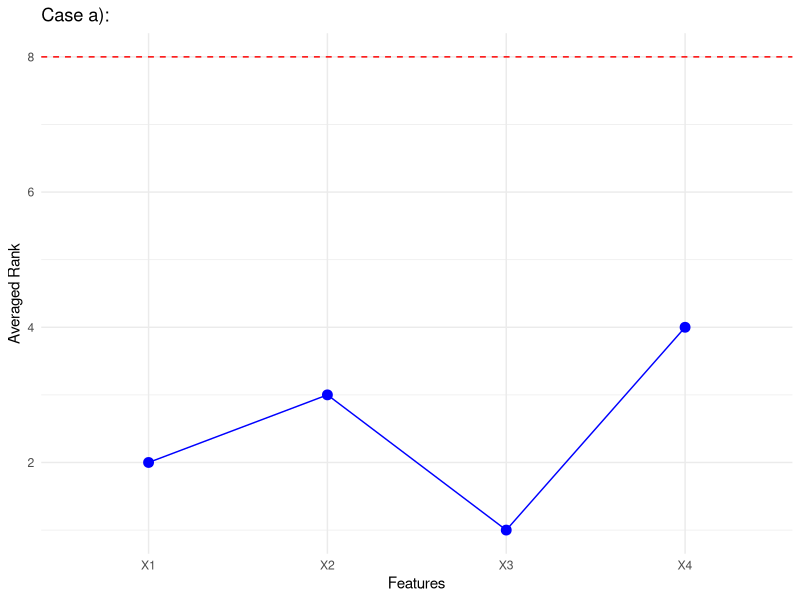
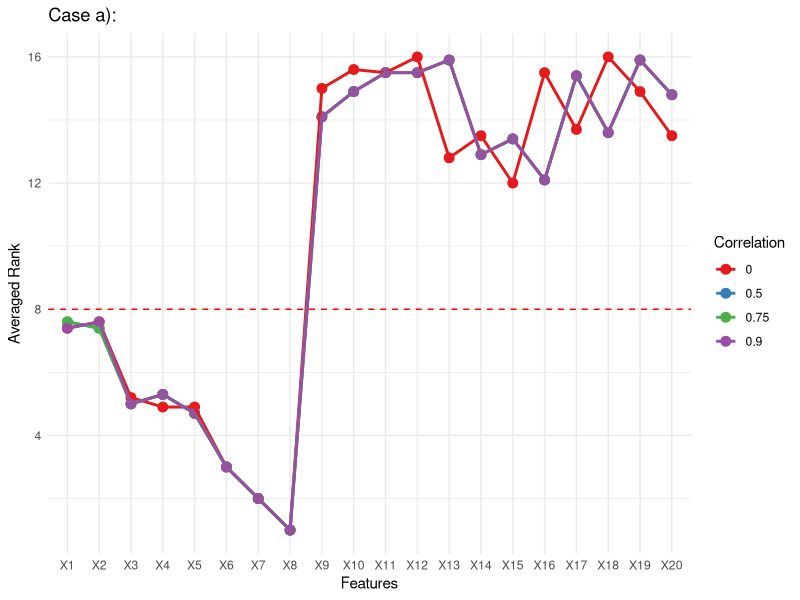
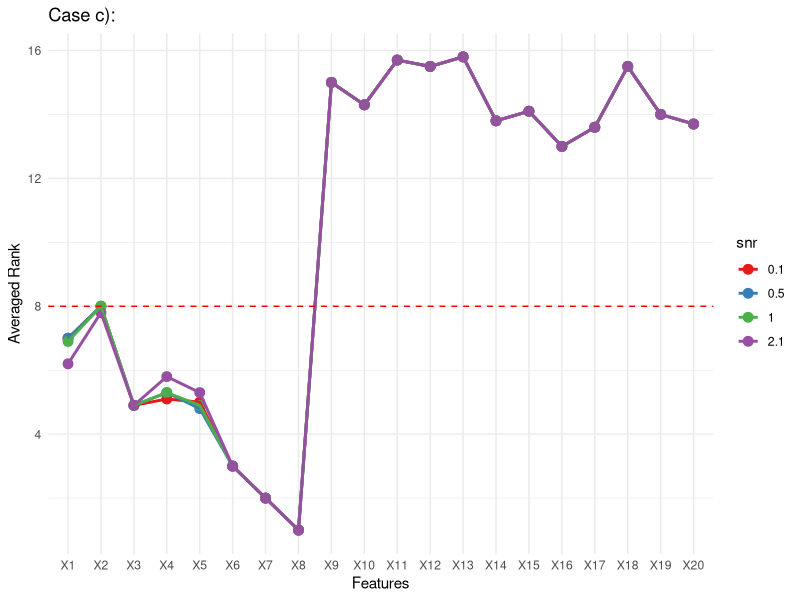
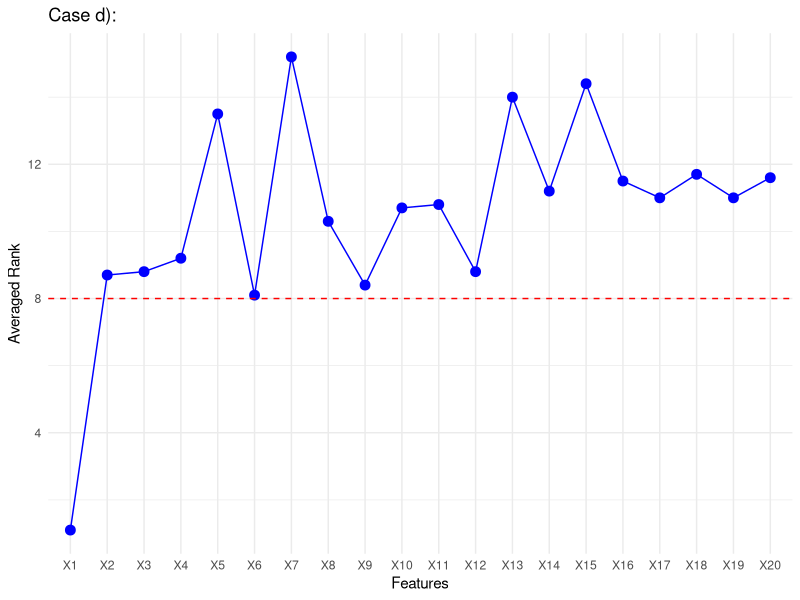
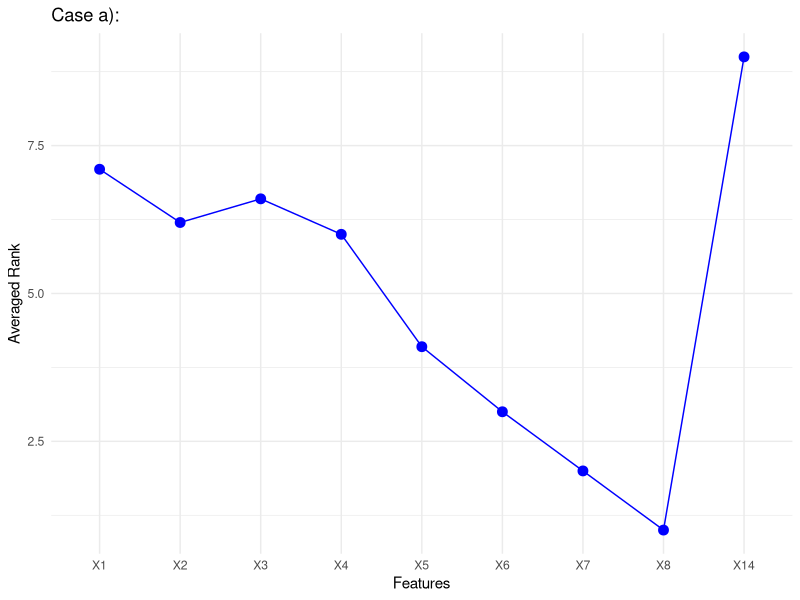

The R source for these figures, in order: (Note: this script raises an error after producing the figures.)
## ---- chunk 1
knitr::opts_chunk$set(echo = TRUE)
## ---- chunk 2
library(MASS)
library(tidyverse)
library(ggplot2)
library(cowplot)
## ---- chunk 3
loco1 <- read.csv("r_output/simulation_loco1.csv")
loco2 <- read.csv("r_output/simulation_loco2.csv")
loco3 <- read.csv("r_output/simulation_loco3.csv")
loco4 <- read.csv("r_output/simulation_loco4.csv")
## ---- chunk 4
loco1$Features <- factor(loco1$Features, levels = paste0("X", 1:20))
 pl1 <- ggplot(loco1, aes(x = Features, y = Rank)) +
  geom_point(color = 'blue', size = 3) +
  geom_line(aes(group = 1), color = 'blue')  +
  geom_hline(yintercept = 8, linetype = "dashed", color = "red") +
  labs(title = 'Case a): ',
       x = 'Features',
       y = 'Averaged Rank') +
  theme_minimal() 
pl1 
## ---- chunk 5
loco2$Features <- factor(loco2$Features, levels = paste0("X", 1:20))
loco2$Correlation <- as.factor(loco2$Correlation)
 pl2 <- ggplot(loco2, aes(x = Features, y = Rank, color = Correlation)) +
  geom_point(size = 3) +
  geom_line(aes(group = Correlation), size = 1)+
  scale_color_brewer(palette = "Set1") +
  geom_hline(yintercept = 8, linetype = "dashed", color = "red") +
  labs(title = 'Case a): ',
       x = 'Features',
       y = 'Averaged Rank') +
  theme_minimal() 


pl2 

## ---- chunk 6
#plot_grid(pl1, pl2, labels = "AUTO")
## ---- chunk 7
loco3$Features <- factor(loco3$Features, levels = paste0("X", 1:20))
loco3$snr <- as.factor(loco3$snr)
pl3 <- ggplot(loco3, aes(x = Features, y = Rank, color = snr)) +
  geom_point(size = 3) +
  geom_line(aes(group = snr), size = 1)+
  geom_hline(yintercept = 8, linetype = "dashed", color = "red")+
  scale_color_brewer(palette = "Set1") +
  labs(title = 'Case c): ',
       x = 'Features',
       y = 'Averaged Rank') +
  theme_minimal()
pl3
## ---- chunk 8
loco4$Features <- factor(loco4$Features, levels = paste0("X", 1:20))
pl4 <- ggplot(loco4, aes(x = Features, y = Rank)) +
  geom_point(color = 'blue', size = 3) +
  geom_line(aes(group = 1), color = 'blue') +
  geom_hline(yintercept = 8, linetype = "dashed", color = "red") +
  labs(title = 'Case d): ',
       x = 'Features',
       y = 'Averaged Rank') +
  theme_minimal()
pl4
## ---- chunk 9
#plot_grid(pl1,pl2,pl3, pl4, labels = "AUTO")
## ---- chunk 10
alg1 <- read.csv("r_output/simulation_alg1.csv")
alg2 <- read.csv("r_output/simulation_alg2.csv")
alg3 <- read.csv("r_output/simulation_alg3.csv")
alg4 <- read.csv("r_output/simulation_alg4.csv")
## ---- chunk 11
alg1$Features<-factor(alg1$Features, levels = paste0("X", 1:20))
pl1 <- ggplot(alg1, aes(x = Features, y = Rank)) +
  geom_point(color = 'blue', size = 3) +
  geom_line(aes(group = 1), color = 'blue') +
  labs(title = 'Case a):',
       x = 'Features',
       y = 'Averaged Rank') +
  theme_minimal()
pl1

alg2$Features <- factor(alg2$Features, levels = paste0("X", 1:20))
alg2$Correlation <- as.factor(alg2$Correlation)
pl2 <-ggplot(alg2, aes(x = Features, y = Rank, color = Correlation)) +
  geom_point(size = 3) +
  geom_line(aes(group = Correlation), size = 1)+
  scale_color_brewer(palette = "Set1") +
  labs(title = 'Case b):',
       x = 'Features',
       y = 'Averaged Rank') +
  theme_minimal()
pl2 
## ---- chunk 12
alg3$Features <- factor(alg3$Features, levels = paste0("X", 1:20))
alg3$snr <- as.factor(alg3$snr)
pl3 <- ggplot(alg3, aes(x = Features, y = Rank, color = snr)) +
  geom_point(size = 3) +
  geom_line(aes(group = snr), size = 1)+
  scale_color_brewer(palette = "Set1") +
  labs(title = 'Case c): ',
       x = 'Features',
       y = 'Averaged Rank') +
  theme_minimal()
pl3
## ---- chunk 13
alg4$Features <- factor(alg4$Features, levels = paste0("X", 1:20))
pl4 <- ggplot(alg4, aes(x = Features, y = Rank)) +
  geom_point(color = 'blue', size = 3) +
  geom_line(aes(group = 1), color = 'blue')  +
  labs(title = 'Case d): ',
       x = 'Features',
       y = 'Averaged Rank') +
  theme_minimal()
pl4
## ---- chunk 14
#plot_grid(pl1,pl2,pl3, pl4, labels = "AUTO")
## ---- chunk 15
#plot_grid(pl1, pl2, labels = "AUTO")
